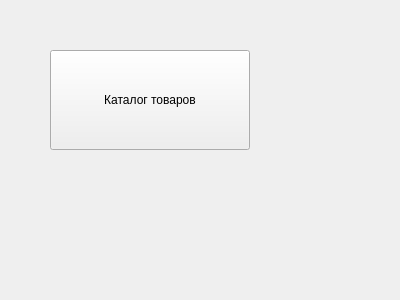
<?xml version="1.0" encoding="UTF-8"?>
<ui version="4.0">
 <class>MainWindow</class>
 <widget class="QMainWindow" name="MainWindow">
  <property name="geometry">
   <rect>
    <x>0</x>
    <y>0</y>
    <width>400</width>
    <height>300</height>
   </rect>
  </property>
  <property name="windowTitle">
   <string>Интернет-магазин</string>
  </property>
  <widget class="QWidget" name="centralwidget">
   <widget class="QPushButton" name="btnCatalog">
    <property name="geometry">
     <rect>
      <x>50</x>
      <y>50</y>
      <width>200</width>
      <height>100</height>
     </rect>
    </property>
    <property name="text">
     <string>Каталог товаров</string>
    </property>
   </widget>
  </widget>
 </widget>
</ui>
